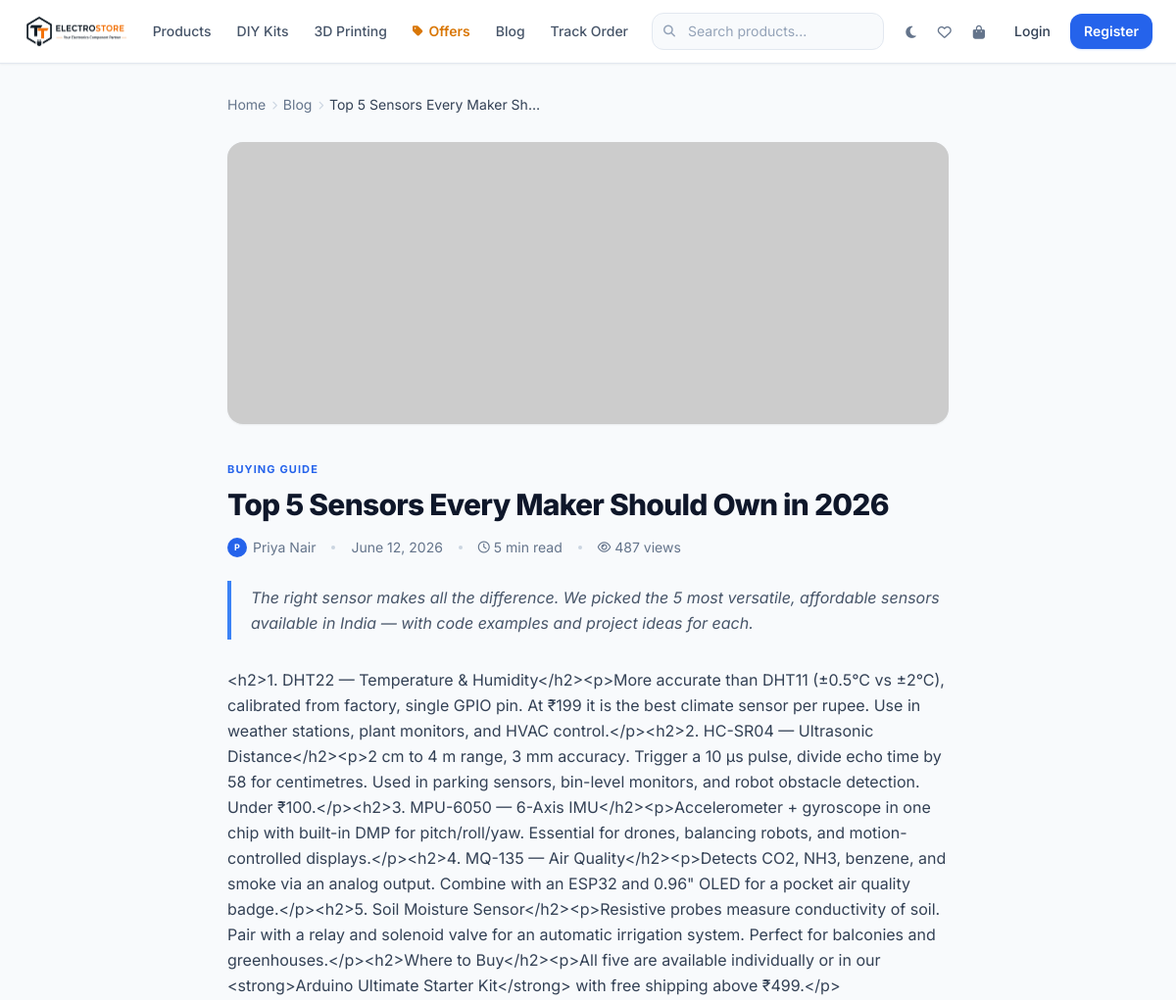
Before: /top-5-sensors-every-maker-should-own-2026 (upper part) with the older database file.
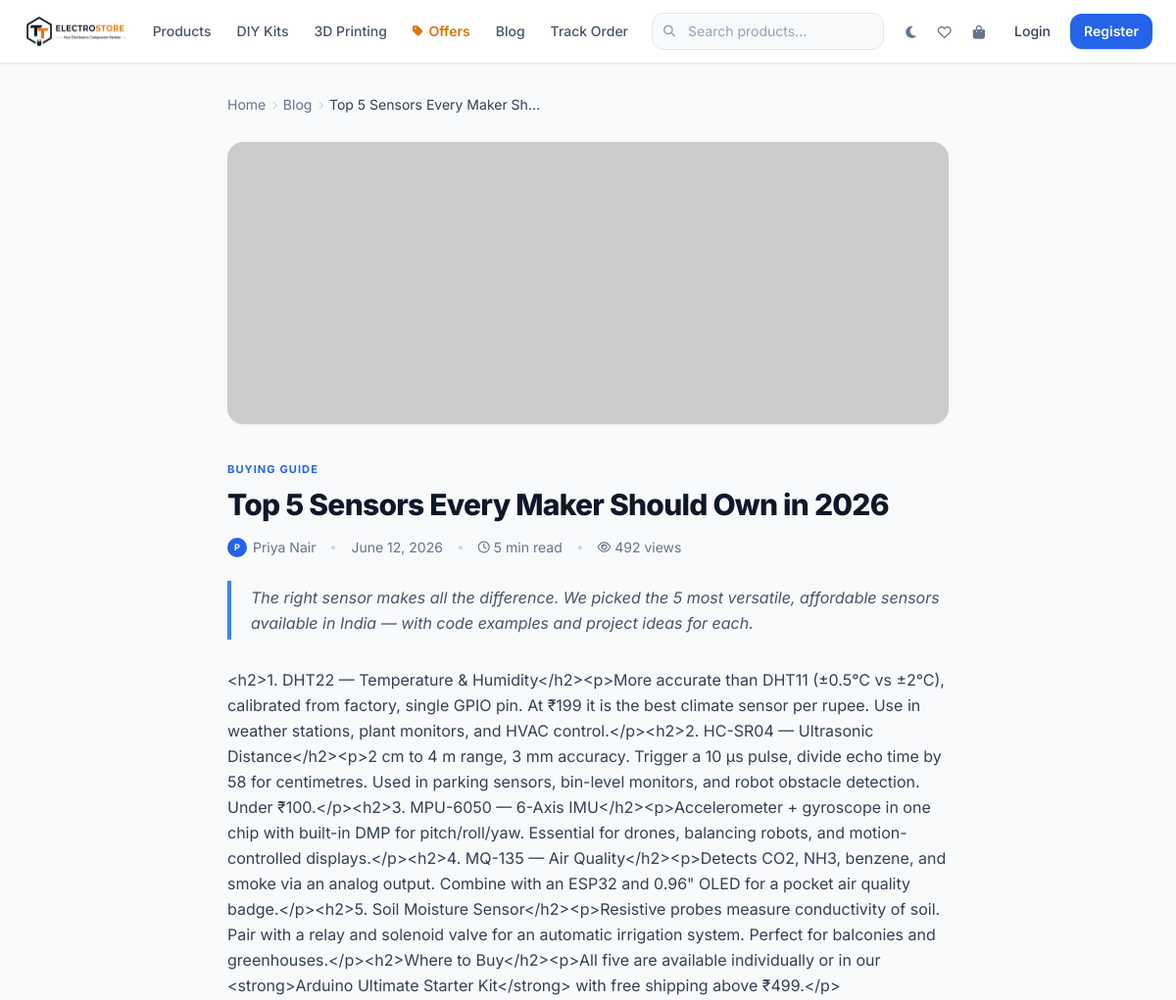
After: the same page with the newer database file.
### tables this page shows
CREATE TABLE `blogs` (
  `id` int(10) UNSIGNED NOT NULL,
  `title` varchar(255) NOT NULL,
  `slug` varchar(255) NOT NULL,
  `excerpt` text DEFAULT NULL,
  `content` longtext NOT NULL,
  `thumbnail` text DEFAULT NULL,
  `author_name` varchar(255) NOT NULL DEFAULT 'TT Electro',
  `category` varchar(100) DEFAULT NULL,
  `tags` longtext DEFAULT NULL CHECK (json_valid(`tags`)),
  `reading_time` int(11) DEFAULT NULL,
  `view_count` int(11) NOT NULL DEFAULT 0,
  `created_at` datetime NOT NULL DEFAULT current_timestamp(),
  `updated_at` datetime NOT NULL DEFAULT current_timestamp() ON UPDATE current_timestamp()
);

### config/database.php (called while the page is built, shortened)
<?php
class Database {
    private static ?PDO $instance = null;
    public static function getConnection(): PDO {
        if (self::$instance !== null) return self::$instance;
        $host = getenv('DB_HOST') ?: '127.0.0.1';
        $port = getenv('DB_PORT') ?: '3306';
        $name = getenv('DB_NAME') ?: 'tt_electro_store';
        $user = getenv('DB_USER') ?: 'root';
        $pass = getenv('DB_PASS') ?: '';
        $socket = '/tmp/mysql.sock';
        $options = [
            PDO::ATTR_ERRMODE            => PDO::ERRMODE_EXCEPTION,
            PDO::ATTR_DEFAULT_FETCH_MODE => PDO::FETCH_ASSOC,
            PDO::ATTR_EMULATE_PREPARES   => false,
            PDO::MYSQL_ATTR_INIT_COMMAND => "SET NAMES utf8mb4 COLLATE utf8mb4_unicode_ci",
        ];
        try {
            if (file_exists($socket)) {
                $dsn = "mysql:unix_socket={$socket};dbname={$name};charset=utf8mb4";
            } else {
                $dsn = "mysql:host={$host};port={$port};dbname={$name};charset=utf8mb4";
            }
            self::$instance = new PDO($dsn, $user, $pass, $options);
        } catch (PDOException $e) {
            error_log('DB connection failed: ' . $e->getMessage());
            http_response_code(500);
            die('<h1 style="font-family:sans-serif;color:#e11d48">Database connection error. Please check your configuration.</h1>');
        }
        return self::$instance;
    }
}

### models/BlogModel.php (called while the page is built, shortened)
<?php
class BlogModel {
    private PDO $db;
    public function __construct() { $this->db = Database::getConnection(); }
    public function findBySlug(string $slug): ?array {
        $st = $this->db->prepare('SELECT * FROM blogs WHERE slug=?');
        $st->execute([$slug]);
        $row = $st->fetch();
        return $row ? normalizeBlog($row) : null;
    }
    public function incrementViews(int $id): void {
        $this->db->prepare('UPDATE blogs SET view_count=view_count+1 WHERE id=?')->execute([$id]);
    }
}

### helpers/sanitize.php (called while the page is built, shortened)
<?php
function clean(mixed $value): string {
    return htmlspecialchars(trim((string)$value), ENT_QUOTES | ENT_HTML5, 'UTF-8');
}
function decodeJsonArray(?string $val): array {
    $decoded = json_decode($val, true);
    return is_array($decoded) ? $decoded : [];
}
function normalizeBlog(array $row): array {
    if (isset($row['tags']) && is_string($row['tags'])) {
        $row['tags'] = decodeJsonArray($row['tags']);
    }
    return $row;
}

### views/blog-detail.php (the view, shortened to what the rows shown need)
<?php
$bm   = new BlogModel();
$blog = $bm->findBySlug($blogSlug);
?>
<div class="max-w-3xl mx-auto px-4 py-8">
  <nav class="flex items-center gap-1.5 text-sm text-slate-500 dark:text-slate-500 mb-7 flex-wrap">
    <a href="/" class="hover:text-blue-600 dark:hover:text-blue-400 transition-colors">Home</a>
    <i class="fa-solid fa-chevron-right text-[9px] text-slate-300 dark:text-slate-700"></i>
    <a href="/blogs" class="hover:text-blue-600 dark:hover:text-blue-400 transition-colors">Blog</a>
    <i class="fa-solid fa-chevron-right text-[9px] text-slate-300 dark:text-slate-700"></i>
    <span class="text-slate-700 dark:text-slate-300 truncate max-w-[220px]"><?= clean($blog['title']) ?></span>
  </nav>
  <?php if($blog['thumbnail']): ?>
  <div class="rounded-2xl overflow-hidden mb-8 bg-slate-100 dark:bg-[hsl(222,47%,13%)] shadow-sm">
    <img src="<?= clean($blog['thumbnail']) ?>" alt="<?= clean($blog['title']) ?>" class="w-full h-72 object-cover">
  </div>
  <?php endif; ?>
  <div class="mb-6">
    <?php if($blog['category']): ?>
    <span class="text-[11px] font-bold text-blue-600 dark:text-blue-400 uppercase tracking-widest"><?= clean($blog['category']) ?></span>
    <?php endif; ?>
    <h1 class="text-2xl md:text-3xl font-extrabold text-slate-900 dark:text-white mt-2 leading-tight tracking-tight"><?= clean($blog['title']) ?></h1>
    <div class="flex items-center flex-wrap gap-x-4 gap-y-1.5 mt-4 text-sm text-slate-500 dark:text-slate-400">
      <span class="flex items-center gap-1.5">
        <span class="w-5 h-5 rounded-full bg-blue-600 flex items-center justify-center text-[9px] text-white font-bold flex-shrink-0">
          <?= strtoupper(substr($blog['author_name']??'T',0,1)) ?>
        </span>
        <?= clean($blog['author_name']??'TT Electro') ?>
      </span>
      <span class="hidden sm:block w-1 h-1 rounded-full bg-slate-300 dark:bg-slate-600"></span>
      <span><?= date('F j, Y',strtotime($blog['created_at'])) ?></span>
      <?php if($blog['reading_time']): ?>
      <span class="hidden sm:block w-1 h-1 rounded-full bg-slate-300 dark:bg-slate-600"></span>
      <span class="flex items-center gap-1">
        <i class="fa-regular fa-clock text-xs"></i> <?= $blog['reading_time'] ?> min read
      </span>
      <?php endif; ?>
      <span class="hidden sm:block w-1 h-1 rounded-full bg-slate-300 dark:bg-slate-600"></span>
      <span class="flex items-center gap-1">
        <i class="fa-regular fa-eye text-xs"></i> <?= number_format($blog['view_count']) ?> views
      </span>
    </div>
  </div>
  <?php if($blog['excerpt']): ?>
  <div class="border-l-4 border-blue-500 pl-5 mb-7 py-1">
    <p class="text-base text-slate-600 dark:text-slate-300 italic leading-relaxed"><?= clean($blog['excerpt']) ?></p>
  </div>
  <?php endif; ?>
  <div class="prose prose-slate dark:prose-invert prose-sm max-w-none
              prose-headings:font-bold prose-headings:tracking-tight
              prose-a:text-blue-600 dark:prose-a:text-blue-400
              prose-code:text-pink-600 dark:prose-code:text-pink-400 prose-code:bg-slate-100 dark:prose-code:bg-white/8 prose-code:px-1 prose-code:rounded
              prose-pre:bg-slate-900 dark:prose-pre:bg-black/40 prose-pre:rounded-xl prose-pre:border prose-pre:border-slate-200 dark:prose-pre:border-white/8
              prose-blockquote:border-l-blue-500 prose-blockquote:text-slate-600 dark:prose-blockquote:text-slate-400
              text-slate-700 dark:text-slate-300 leading-relaxed">
    <?= nl2br(clean($blog['content'])) ?>
  </div>
</div>

Changed rows visible on the page:
changed blogs "Priya Nair": view_count "487" → "492"
